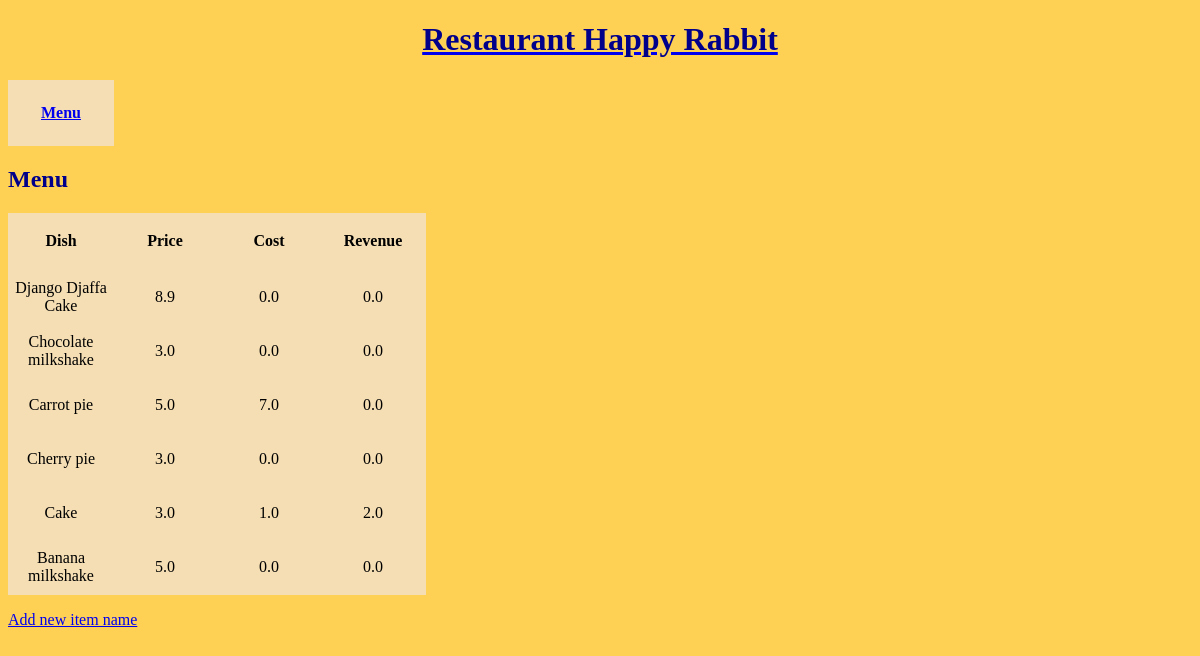
The app's page /menu/, older data.
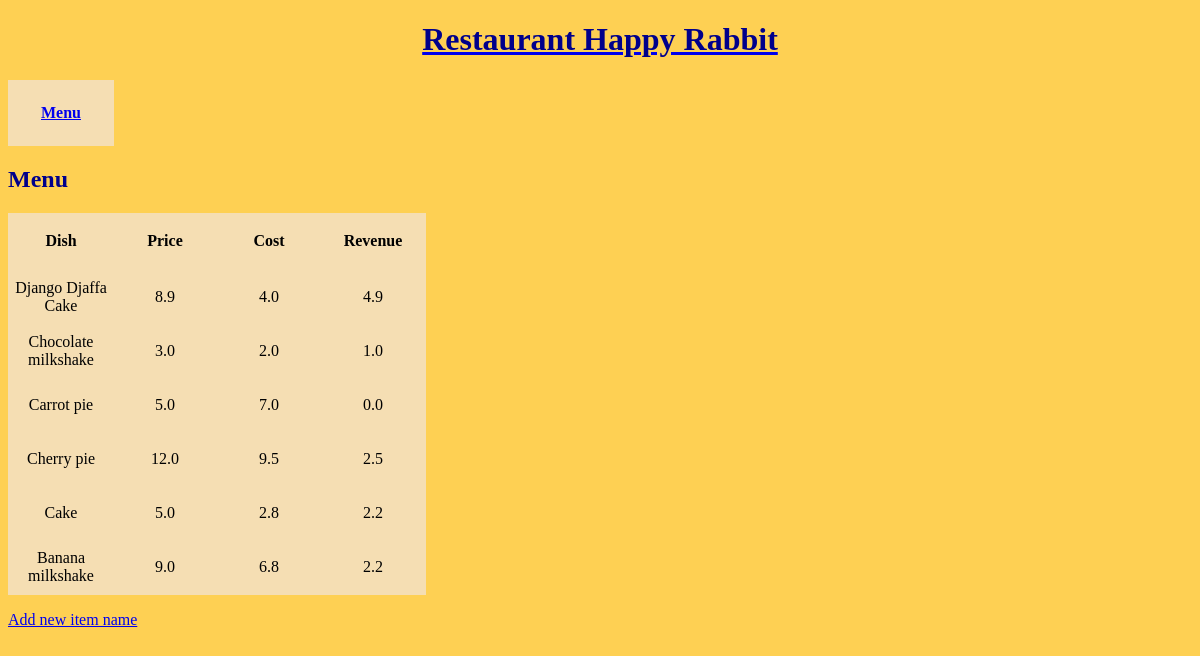
The same page, newer data.
### Inventory/models.py (models this page shows, shortened)
class MenuItem(models.Model):
    item_name = models.CharField(max_length=30)
    price = models.FloatField(default=0.0)
    cost = models.FloatField(default=0.0)
    revenue = models.FloatField(default=0.0)

### Inventory/views.py (the view)
# urls.py: path('menu/', views.MenuView.as_view(), name='menu'),
class MenuView(ListView):
    model = MenuItem
    template_name = 'Inventory/menu.html'
    def get_context_data(self):
        context = super().get_context_data()
        context['menu'] = MenuItem.objects.all()
        return context

### Inventory/templates/Inventory/menu.html
{% extends 'Inventory/base.html' %}
{% load static %}
{% block head %}
<link rel='stylesheet' href="{% static 'style.css' %}"/>
{% endblock %}
{% block content %}
<h2>Menu</h2>
<table>
    <thead>
    <tr>
        <th>Dish</th>
        <th>Price</th>
        <th>Cost</th>
        <th>Revenue</th>
    </tr>
    </thead>
    <tbody>
        <tr>
    {% for item in menu %}
        <tr>
            {% if user.is_authenticated %}
            <td>{{ item.item_name }}</td>
            <td>{{ item.price }}</td>
            <td>{{ item.cost }}</td>
            <td>{{ item.revenue }}</td>
            <td><a href="{% url 'recipe' item.id %}">View recipe</a></td>
            <td><a href="{% url 'updatemenuitem' item.id %}">Edit</a></td>
            <td><a href="{% url 'deletemenuitem' item.id %}">Delete</a></td>
            {% else %}
            <td>{{ item.item_name }}</td>
            <td>{{ item.price }}</td>
            <td>{{ item.cost }}</td>
            <td>{{ item.revenue }}</td>
            {% endif %}
        </tr>
    {% endfor %}
    </tbody>
</table>
<p><a href="{% url 'addmenuitem' %}">Add new item name</a></p>
{% endblock %}

### Inventory/templates/Inventory/base.html (shortened to what this page needs)
{% load static %}
<!DOCTYPE html>
<head>
    <link rel='stylesheet' href="{% static 'style.css' %}"/>
    {% block head %}
    {% endblock %}
</head>
<body>
<a href="{% url 'home' %}"><h1><center>Restaurant Happy Rabbit</center></h1></a>
{% if user.is_authenticated %}
    <table>
        <th><h4><a href="{% url 'menu' %}">Menu</a></h4></th>
        <th><h4><a href="{% url 'ingredientlist' %}">Ingredients</a></h4></th>
        <th><h4><a href="{% url 'purchase' %}">Purchases</a></h4></th>
        <th><h4><a href="{% url 'daysummary' %}">Day summary</a></h4></th>
        <th><h4><a href="{% url 'logout' %}">Log out</a></h4></th>
        </tr>
    </table>
{% else %}
    <table>
        <th><h4><a href="{% url 'menu' %}">Menu</a></h4></th>
    </table>
{% endif %}
    {% block content %}
    {% endblock %}
</body>

### static/style.css (style rules this page uses)
body { background-color: hsla(44, 99%, 63%, 0.91); }
h1 { color: darkblue; font-family: 'Georgia'; }
h2 { color: darkblue; }
table { height: 50%; background-color: wheat; margin-right: auto; }
td, th { width: 100px; height: 50px; text-align: center; }

Row changes from the older to the newer data that the page shows:
changed MenuItem "Django Djaffa Cake": cost "0.0" → "4.0"; revenue "0.0" → "4.9"
changed MenuItem "Choсolate milkshake": cost "0.0" → "2.0"; revenue "0.0" → "1.0"
changed MenuItem "Cherry pie": price "3.0" → "12.0"; cost "0.0" → "9.5"; revenue "0.0" → "2.5"
changed MenuItem "Cake": price "3.0" → "5.0"; cost "1.0" → "2.8"; revenue "2.0" → "2.2"
changed MenuItem "Banana milkshake": price "5.0" → "9.0"; cost "0.0" → "6.8"; revenue "0.0" → "2.2"
